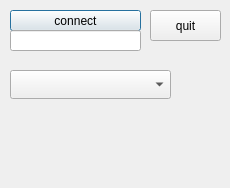
<?xml version="1.0" encoding="UTF-8"?>
<ui version="4.0">
 <class>soundwidget</class>
 <widget class="QDialog" name="soundwidget">
  <property name="geometry">
   <rect>
    <x>0</x>
    <y>0</y>
    <width>230</width>
    <height>188</height>
   </rect>
  </property>
  <property name="windowTitle">
   <string>Dialog</string>
  </property>
  <widget class="QPushButton" name="connectButton">
   <property name="geometry">
    <rect>
     <x>10</x>
     <y>10</y>
     <width>131</width>
     <height>21</height>
    </rect>
   </property>
   <property name="text">
    <string>connect</string>
   </property>
  </widget>
  <widget class="QLineEdit" name="hostLineEdit">
   <property name="geometry">
    <rect>
     <x>10</x>
     <y>30</y>
     <width>131</width>
     <height>21</height>
    </rect>
   </property>
  </widget>
  <widget class="QComboBox" name="streamOutSelector">
   <property name="geometry">
    <rect>
     <x>10</x>
     <y>70</y>
     <width>161</width>
     <height>29</height>
    </rect>
   </property>
  </widget>
  <widget class="QLabel" name="state">
   <property name="geometry">
    <rect>
     <x>10</x>
     <y>130</y>
     <width>131</width>
     <height>31</height>
    </rect>
   </property>
   <property name="text">
    <string/>
   </property>
  </widget>
  <widget class="QPushButton" name="terminateButton">
   <property name="geometry">
    <rect>
     <x>150</x>
     <y>10</y>
     <width>71</width>
     <height>31</height>
    </rect>
   </property>
   <property name="text">
    <string>quit</string>
   </property>
  </widget>
 </widget>
 <resources/>
 <connections/>
</ui>
